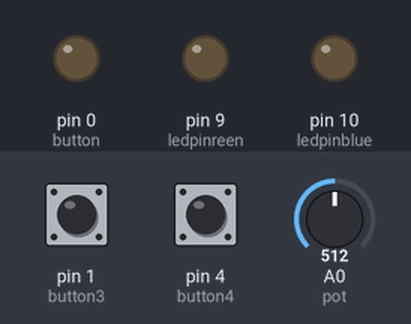
This sketch was run on a simulated Arduino Uno, built with avr-gcc and run on an emulated ATmega328P. Shown: output pins drawn as LEDs (lit = HIGH). Inputs (shaded band) come from the test bench; at power-on: A0 (pot) = 512, pin 1 (button3) LOW, pin 4 (button4) LOW.

Above: at 1.2 s.
1.3 s: A0 (pot) set to 523
At 1.9 s:
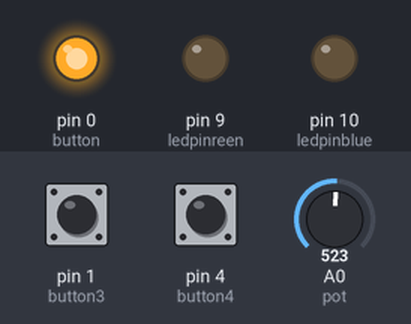
2.8 s: pin 1 (button3) pulled HIGH for 0.15 s
At 2.87 s:
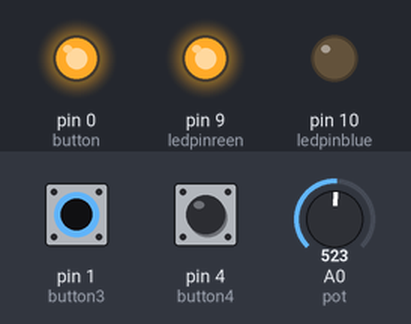
4.4 s: pin 4 (button4) pulled HIGH for 0.15 s
At 4.47 s:
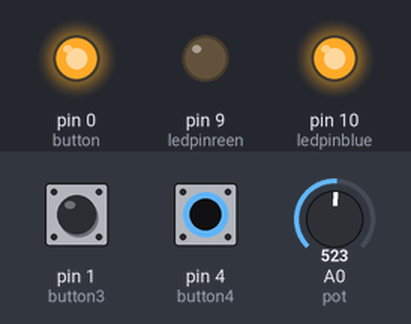
6.0 s: pin 4 (button4) pulled HIGH for 3.2 s
At 10.3 s:
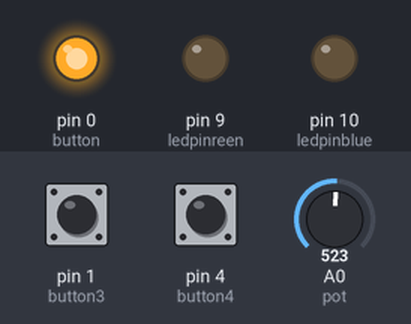
10.7 s: pin 1 (button3) pulled HIGH for 3.2 s
At 11.5 s:
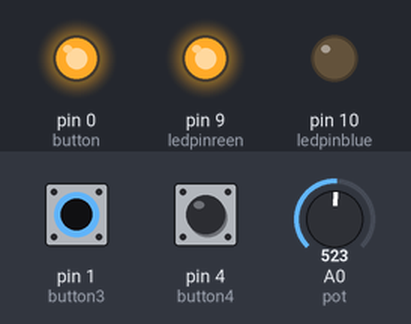
15.4 s: pin 1 (button3) driven HIGH and pin 4 (button4) driven HIGH
At 16.3 s:
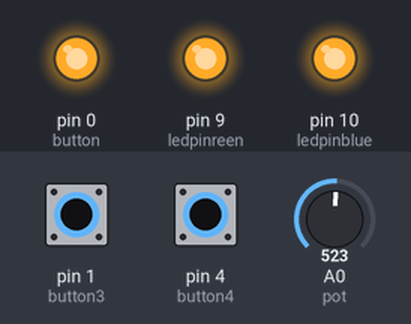
Timing chart, 0 to 17.9 s (numbered marks = the images above; inputs shaded):
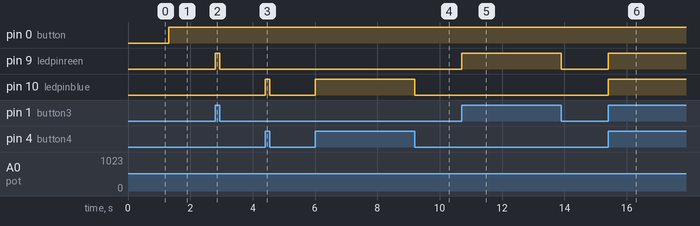

The sketch:

GPIO_with_arduino.ino
```cpp
int ledpinblue = 10;
int ledpinreen= 9;
int button4 = 4;
int button4state;
int button3 = 1;
int button3state;
int pot = A0;
int button = 0;
int potvalue;
void setup() {
  // put your setup code here, to run once:
pinMode(ledpinblue,OUTPUT);
pinMode(ledpinreen, OUTPUT);
pinMode(button, OUTPUT);
pinMode( button3, INPUT);
pinMode(pot,INPUT);
}

void loop() {
  // put your main code here, to run repeatedly:
button4state = digitalRead(button4);
potvalue =  analogRead(pot);
analogWrite(button,map(potvalue,0,1023,0,255));
   if (button4state == HIGH)
    {
      digitalWrite(ledpinblue,HIGH);
    }
    else
    {
        digitalWrite(ledpinblue,LOW);
    }
button3state = digitalRead(button3);
if (button3state == HIGH)
{
  digitalWrite(ledpinreen,HIGH);
}
  else
  {
    digitalWrite(ledpinreen,LOW);
  }
}
```

Measured:
- the behaviour switches between 513 and 514 on A0 (pot) (found by bisection; images 0 and 1)
- after the input at 1.3 s, pin 0 (button): LOW → HIGH at once
- after the input at 2.8 s, pin 9 (ledpinreen): LOW → HIGH at once, → LOW 0.15 s later
- after the input at 4.4 s, pin 10 (ledpinblue): LOW → HIGH at once, → LOW 0.15 s later
- after the input at 6.0 s, pin 10 (ledpinblue): LOW → HIGH at once, → LOW 3.2 s later
- after the input at 10.7 s, pin 9 (ledpinreen): LOW → HIGH at once, → LOW 3.2 s later
- after the input at 15.4 s, pin 9 (ledpinreen), pin 10 (ledpinblue): LOW → HIGH at once
